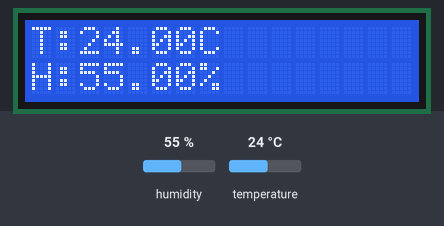
This sketch was run on a simulated ESP32. Shown: 16×2 character LCD. The test bench sets the inputs (shaded band); at power-on: humidity 55 %, temperature 24 °C.

Above: at 3.2 s.
3.3 s: humidity set to 22 %
At 4.7 s:
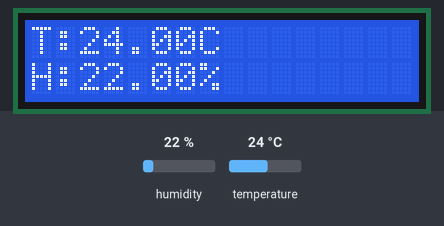
6.0 s: temperature set to 12 °C
At 6.6 s:
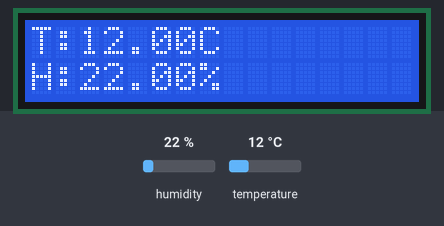
8.7 s: humidity set to 40 %
At 11.4 s:
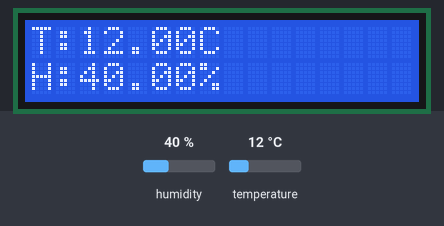
11.7 s: temperature set to 19 °C
At 13.4 s:
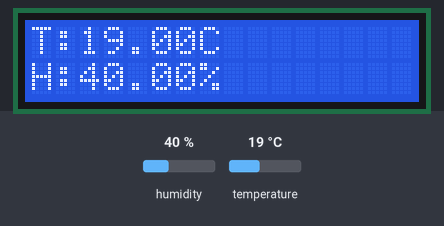
Timing chart, 0 to 14.9 s (numbered marks = the images above; inputs shaded):
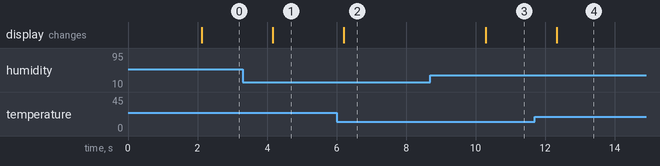

Measured:
- after the input at 3.3 s, the display: changes after 0.86 s (image 1)
- after the input at 6.0 s, the display: changes after 0.20 s (image 2)
- after the input at 8.7 s, the display: changes after 1.6 s (image 3)
- after the input at 11.7 s, the display: changes after 0.63 s (image 4)

The sketch:

sketch.ino
```cpp
#include <LiquidCrystal_I2C.h>
#include <Wire.h>
#include <DHT.h>

const int sensor = 18;
#define DHTTYPE DHT11  // Cambié de DHT22 a DHT11

DHT dht(sensor, DHTTYPE);
LiquidCrystal_I2C LCD(0x27, 16, 2);

void setup() {
  // Inicializar puerto serie para ver mensajes de error
  Serial.begin(9600);

  // Inicializar LCD
  LCD.init();

  // Activar retroiluminación
  LCD.backlight();

  // Mostrar mensaje de bienvenida en el LCD
  LCD.setCursor(0, 0);
  LCD.print("Iniciando...");

  // Inicializar sensor DHT11
  dht.begin();
  delay(2000);  // Espera para que el sensor se estabilice
}

void loop() {
  // Leer humedad y temperatura
  float humedad = dht.readHumidity();
  float temperatura = dht.readTemperature();

  // Verificar si la lectura fue exitosa
  if (isnan(humedad) || isnan(temperatura)) {
    Serial.println("Error en la lectura");
    LCD.clear();
    LCD.setCursor(0, 0);
    LCD.print("Error de lectura");
    delay(2000);
    return;  // Salir del loop y volver a intentar
  }

  // Mostrar valores en el LCD
  LCD.clear();
  LCD.setCursor(0, 0);
  LCD.print("T:");
  LCD.print(temperatura);
  LCD.print("C");

  LCD.setCursor(0, 1);
  LCD.print("H:");
  LCD.print(humedad);
  LCD.print("%");

  delay(2000);  // Esperar 2 segundos antes de la siguiente lectura
}
```
